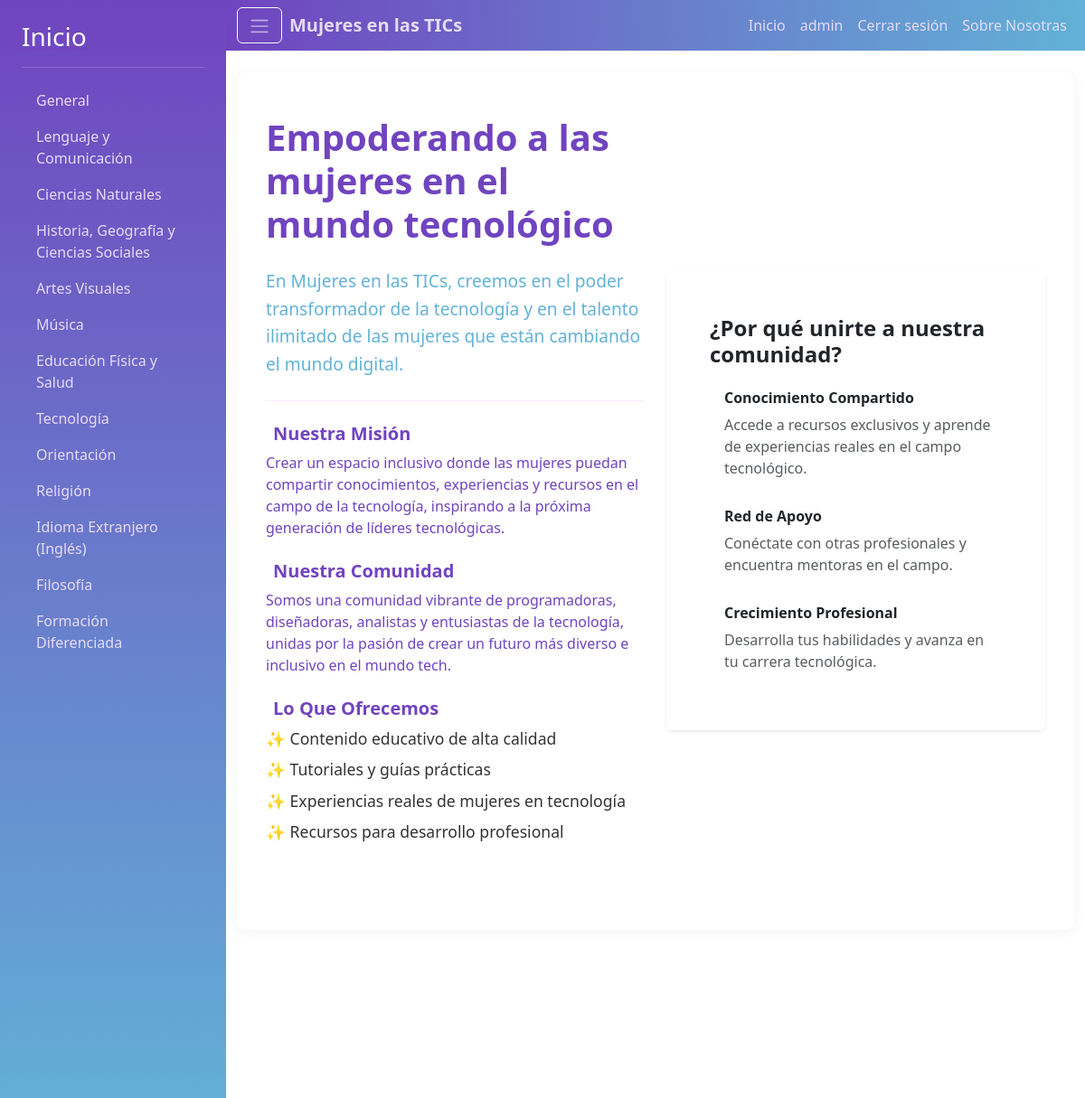
The app's page /sobre-nosotras/ (signed in) with its own data.
### codeandblogv1/models.py (models this page shows, shortened)
class Categoria_comentario(models.Model):
    Id_categoria = models.AutoField(primary_key=True)
    nombre = models.CharField(max_length=100, unique=True)
    descripcion = models.TextField(blank=True, null=True)

### codeandblogv1/views/views.py (the view)
# urls.py: path('sobre-nosotras/', views.sobre_nosotras, name='sobre_nosotras'),
def sobre_nosotras(request):
    categorias = Categoria_comentario.objects.all()
    return render(request, 'usuario/sobre_nosotras.html', {
        'categorias': categorias
    })

### codeandblogv1/templates/usuario/sobre_nosotras.html (shortened to what this page needs)
{% extends 'usuario/home_blog.html' %}
{% load static %}
{% block contenido %}
<div class="about-section py-5">
    <div class="row align-items-center">
        <div class="col-lg-6 mb-4">
            <h1 class="display-4 fw-bold mb-4">Empoderando a las mujeres en el mundo tecnológico</h1>
            <p class="lead mb-4">En Mujeres en las TICs, creemos en el poder transformador de la tecnología y en el talento ilimitado de las mujeres que están cambiando el mundo digital.</p>
            <hr class="my-4">
            <div class="feature-list">
                <div class="mb-4">
                    <h3 class="h5 fw-bold">Nuestra Misión</h3>
                    <p>Crear un espacio inclusivo donde las mujeres puedan compartir conocimientos, experiencias y recursos en el campo de la tecnología, inspirando a la próxima generación de líderes tecnológicas.</p>
                </div>
                <div class="mb-4">
                    <h3 class="h5 fw-bold">Nuestra Comunidad</h3>
                    <p>Somos una comunidad vibrante de programadoras, diseñadoras, analistas y entusiastas de la tecnología, unidas por la pasión de crear un futuro más diverso e inclusivo en el mundo tech.</p>
                </div>
                <div class="mb-4">
                    <h3 class="h5 fw-bold">Lo Que Ofrecemos</h3>
                    <ul class="list-unstyled">
                        <li class="mb-2">✨ Contenido educativo de alta calidad</li>
                        <li class="mb-2">✨ Tutoriales y guías prácticas</li>
                        <li class="mb-2">✨ Experiencias reales de mujeres en tecnología</li>
                        <li class="mb-2">✨ Recursos para desarrollo profesional</li>
                    </ul>
                </div>
            </div>
        </div>
        <div class="col-lg-6">
            <div class="card border-0 shadow-sm">
                <div class="card-body p-5">
                    <h2 class="h4 fw-bold mb-4">¿Por qué unirte a nuestra comunidad?</h2>
                    <div class="d-flex align-items-start mb-3">
                        <div>
                            <h4 class="h6 fw-bold">Conocimiento Compartido</h4>
                            <p class="text-muted">Accede a recursos exclusivos y aprende de experiencias reales en el campo tecnológico.</p>
                        </div>
                    </div>
                    <div class="d-flex align-items-start mb-3">
                        <div>
                            <h4 class="h6 fw-bold">Red de Apoyo</h4>
                            <p class="text-muted">Conéctate con otras profesionales y encuentra mentoras en el campo.</p>
                        </div>
                    </div>
                    <div class="d-flex align-items-start">
                        <div>
                            <h4 class="h6 fw-bold">Crecimiento Profesional</h4>
                            <p class="text-muted">Desarrolla tus habilidades y avanza en tu carrera tecnológica.</p>
                        </div>
                    </div>
                </div>
            </div>
        </div>
    </div>
</div>
<div class="cta-section text-center py-5 mt-4">
    <h2 class="h3 fw-bold mb-4">¿Lista para ser parte del cambio?</h2>
    <p class="lead mb-4">Únete a nuestra comunidad y sé parte de la revolución tecnológica.</p>
</div>
{% endblock contenido %}

### codeandblogv1/templates/usuario/home_blog.html (shortened to what this page needs)
{% load static %}
<!DOCTYPE html>
<html>
<head>
    <link rel="stylesheet" href="https://cdn.jsdelivr.net/npm/bootstrap@5.3.0/dist/css/bootstrap.min.css">
    <link rel="stylesheet" href="{% static 'css/styles.css' %}">
</head>
<body>
<div class="d-flex">
    <div id="sidebar" class="bg-dark text-white p-4">
        <a href="/"><h3 class="text-white">Inicio</h3></a>
        <hr class="text-white">
        <ul class="nav flex-column">          {% for categoria in categorias %}
          <li class="nav-item">
                <a class="nav-link text-white {% if categoria_actual.Id_categoria == categoria.Id_categoria %}active{% endif %}"
                   href="{% url 'publicaciones_por_categoria' categoria.Id_categoria %}">
                   {{ categoria.nombre }}
                </a>
          </li>
          {% empty %}
          <li class="nav-item">
                <span class="nav-link text-muted">No hay categorías</span>
          </li>
          {% endfor %}
        </ul>
    </div>
    <div class="flex-grow-1">
        <nav class="navbar navbar-expand-lg navbar-dark bg-dark mb-4">
            <div class="container-fluid">
                <button id="sidebarToggle" class="btn btn-outline-light me-2">
                    <span class="navbar-toggler-icon"></span>
                </button>
                <a class="navbar-brand" href="#">Mujeres en las TICs</a>
                <div class="collapse navbar-collapse" id="navbarNav">
                  <ul class="navbar-nav ms-auto">
                    <li class="nav-item">
                      <a class="nav-link active" aria-current="page" href="/">Inicio</a>
                    </li>
                    {% if user.is_authenticated %}
                    <li class="nav-item">
                      <span class="nav-link">{{ user.username }}</span>
                    </li>
                    <li class="nav-item">
                      <a class="nav-link" href="/logout/">Cerrar sesión</a>
                    </li>
                    {% else %}
                    <li class="nav-item">
                      <a class="nav-link" href="/login/">Iniciar Sesión</a>
                    </li>
                    {% endif %}                    <li class="nav-item">
                      <a class="nav-link" href="{% url 'sobre_nosotras' %}">Sobre Nosotras</a>
                    </li>
                  </ul>
                </div>
            </div>
        </nav>
        <div class="container">
            {% block contenido %}
            {% endblock contenido %}
        </div>
    </div>
</div>
</body>
</html>

### codeandblogv1/static/css/styles.css (style rules this page uses)
body { background-color: #fff; color: #7044bf; }
#sidebar { background: linear-gradient(to bottom, #7044bf, #62b2d7) !important; }
.navbar { background: linear-gradient(to right, #7044bf, #62b2d7) !important; }
.navbar-brand { color: #e7daf6 !important; font-weight: bold; }
.nav-link { color: #e7daf6 !important; }
a { color: #7044bf; }
.card { border-color: #62b2d7; transition: transform 0.3s ease; }
hr { border-color: #e5affa; }
.about-section { background-color: #fff; border-radius: 10px; box-shadow: 0 2px 15px rgba(0,0,0,0.05); padding: 2rem; }
.about-section h1 { color: var(--admin-primary); font-size: 2.5rem; margin-bottom: 1.5rem; }
.about-section .lead { color: #62b2d7; font-size: 1.2rem; line-height: 1.6; }
.feature-list h3 { color: var(--admin-primary); }
.feature-list ul li { color: #333; font-size: 1.1rem; margin-bottom: 0.5rem; }
.cta-section { background: linear-gradient(to right, var(--admin-primary), #62b2d7); color: white; border-radius: 10px; padding: 3rem !important; margin-top: 2rem; }

### codeandblogv1/templates/usuario/home_blog.html (style rules this page uses)
#sidebar { min-width: 250px; max-width: 250px; min-height: 100vh; transition: all 0.3s; }

### records on screen
Categoria_comentario: nombre "General"
Categoria_comentario: nombre "Lenguaje y Comunicación"
Categoria_comentario: nombre "Ciencias Naturales"
Categoria_comentario: nombre "Historia, Geografía y Ciencias Sociales"
Categoria_comentario: nombre "Artes Visuales"
Categoria_comentario: nombre "Música"
Categoria_comentario: nombre "Educación Física y Salud"
Categoria_comentario: nombre "Tecnología"
Categoria_comentario: nombre "Orientación"
Categoria_comentario: nombre "Religión"
Categoria_comentario: nombre "Idioma Extranjero (Inglés)"
Categoria_comentario: nombre "Filosofía"
Categoria_comentario: nombre "Formación Diferenciada"

### other values on screen
{{ user.username }} "admin"
